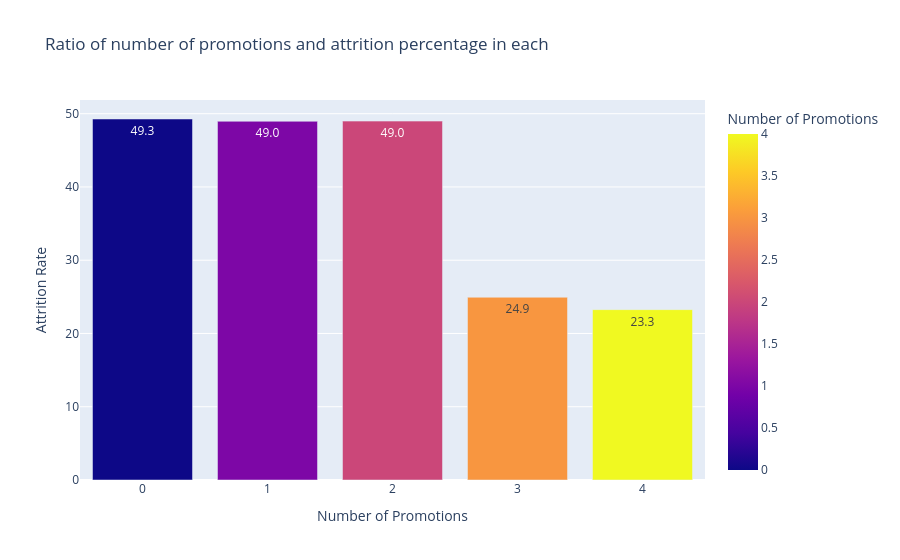

Here is the notebook cell this chart was saved with:
### Code cell
# d = df[df['attrition']=='Left'].groupby('number_of_promotions')['attrition'].count().sort_values(ascending=False).reset_index(name='attrition_number')

d = (df.assign(is_left=(df['attrition']=='Left').astype(int))
     .groupby('number_of_promotions')['is_left']
     .mean()
     .reset_index(name='attrition_rate')
    )

d['attrition_rate'] = d['attrition_rate'] * 100

fig = px.bar(
    d, 
    x='number_of_promotions',
    y='attrition_rate',
    title='Ratio of number of promotions and attrition percentage in each',
    color='number_of_promotions',
    text_auto='0.1f',
    labels={'number_of_promotions':'Number of Promotions', 'attrition_rate':'Attrition Rate'}
)

fig.show()

### Figure 1 — Plotly figure (JSON) as saved in the notebook; plotly's stock layout.template omitted (floating-point values rounded to 4 significant figures)
{"data": [{"hovertemplate": "Number of Promotions=%{marker.color}<br>Attrition Rate=%{y}<extra></extra>", "legendgroup": "", "marker": {"color": [0, 1, 2, 3, 4], "coloraxis": "coloraxis", "pattern": {"shape": ""}}, "name": "", "orientation": "v", "showlegend": false, "textposition": "auto", "texttemplate": "%{y:0.1f}", "type": "bar", "x": [0, 1, 2, 3, 4], "xaxis": "x", "y": [49.28, 48.96, 48.99, 24.94, 23.26], "yaxis": "y"}], "layout": {"barmode": "relative", "coloraxis": {"colorbar": {"title": {"text": "Number of Promotions"}}, "colorscale": [[0, "#0d0887"], [0.1111, "#46039f"], [0.2222, "#7201a8"], [0.3333, "#9c179e"], [0.4444, "#bd3786"], [0.5556, "#d8576b"], [0.6667, "#ed7953"], [0.7778, "#fb9f3a"], [0.8889, "#fdca26"], [1, "#f0f921"]]}, "legend": {"tracegroupgap": 0}, "title": {"text": "Ratio of number of promotions and attrition percentage in each"}, "xaxis": {"anchor": "y", "domain": [0, 1], "title": {"text": "Number of Promotions"}}, "yaxis": {"anchor": "x", "domain": [0, 1], "title": {"text": "Attrition Rate"}}}}
